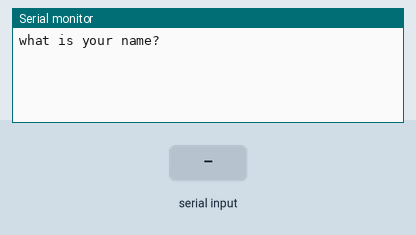
The sketch below on a simulated Arduino Uno, built with avr-gcc and run on an emulated ATmega328P. Parts: the last lines printed to the serial monitor. Inputs (shaded band) come from the test bench.

Above: at 1.2 s.
1.3 s: "90,45\n" received over Serial
At 2.7 s:
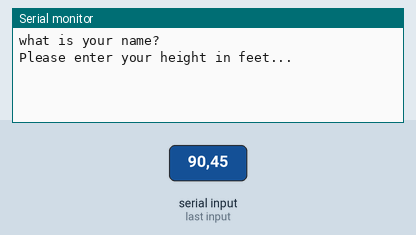
3.8 s: "30,150\n" received over Serial
At 4.7 s:
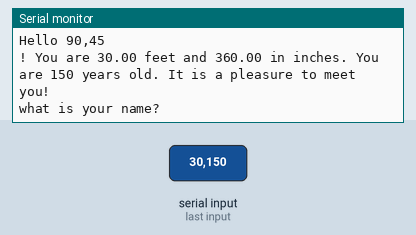
5.3 s: "0\n" received over Serial
At 6.1 s:
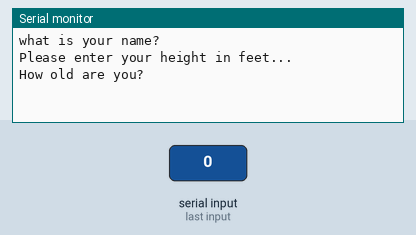

Measured:
- after the input at 1.3 s, the serial monitor: prints a new line after 1.0 s (image 1)
- after the input at 3.8 s, the serial monitor: prints a new line at once (image 2)

The sketch:

sketch_jul26_agenameheight.ino
```cpp
String nameprint;
float heightprint;
int ageprint;
float ininch;
void setup() {
Serial.begin(9600);
}

void loop() {
Serial.println("what is your name?");
while(Serial.available() == 0){
  }                                                  //waiting for user input
  nameprint = Serial.readString();
//reading the name

Serial.println("Please enter your height in feet...");
while(Serial.available() == 0){
  }                                                 //waiting for user input
  heightprint = Serial.parseFloat();
  //readingheight
ininch = (heightprint)*12;    //12inch in a feet


Serial.println("How old are you? ");
  while(Serial.available() == 0){
  }                                                //waiting for user input
    ageprint = Serial.parseInt();
//reading age

    Serial.println("Hello "+ nameprint + "! You are " + heightprint+" feet and "+ininch+" in inches. You are "+ageprint+ " years old. It is a pleasure to meet you!");
    //stitching the sentence.

}


/*
this is a survey for your name age and height. using serial.parseInt, serial.parsefloat, and serial.readstring.
After allowing the computer to read it, I used the formula to convert form feet to inches.
then, using serial.println, I printed the message. I used strings and + signs to stitch the sentence together.
Serial.println("Hello "+ nameprint + "! You are " + heightprint+" feet and "+ininch+" in inches.
You are "+ageprint+ " years old. It is a pleasure to meet you!");
 */
```
